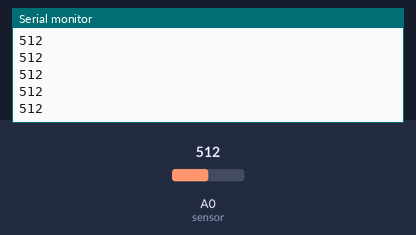
This sketch was run on a simulated ESP8266 (NodeMCU). Parts: the last lines printed to the serial monitor. The test bench sets the inputs (shaded band); at power-on: A0 (sensor) = 512. WiFi joins after 1.5 s; servers stay silent unless stated.

Above: at 5.0 s.
5.1 s: A0 (sensor) set to 716
At 5.9 s:
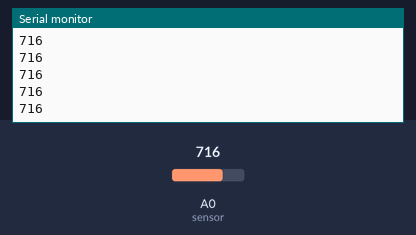
6.6 s: A0 (sensor) set to 900
At 7.5 s:
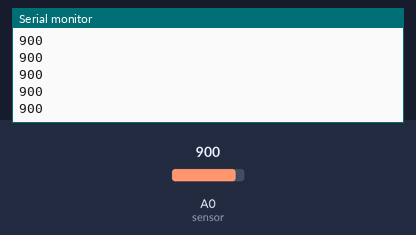
Timing chart, 0 to 9.6 s (numbered marks = the images above; inputs shaded):
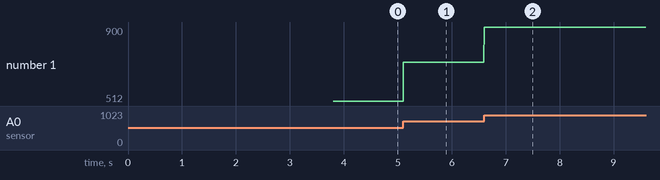

Measured:
- after the input at 5.1 s, the serial monitor: prints a new line at once (image 1)
- after the input at 6.6 s, the serial monitor: prints a new line at once (image 2)
- plotted number 1: 512 → 716 after the input at 5.1 s, 716 → 900 after the input at 6.6 s

The sketch:

LdrWithBlynk.ino
```cpp
#include <ESP8266WiFi.h>
#include <BlynkSimpleEsp8266.h>

#define SSID ""
#define PASS ""
#define AUTH ""

#define sensor  A0      //Pino analógico em que o sensor está conectado.
int valorSensor = 0; //Usada para ler o valor do sensor em tempo real.

void FazConexaoWiFi(void)
{
    delay(1000);
    Blynk.begin(AUTH, SSID, PASS);
    delay(1000);
}
//Função setup, executado uma vez ao ligar o Arduino.
void setup(){
  //Ativando o serial monitor que exibirá os valores lidos no sensor.
  Serial.begin(9600);
  pinMode(sensor, INPUT);
  FazConexaoWiFi();
  loop();
}

//Função loop, executado enquanto o Arduino estiver ligado.
void loop(){
  Blynk.run();
  //Lendo o valor do sensor.
  int valorSensor = analogRead(sensor);
  Blynk.virtualWrite(13, valorSensor);
  Serial.println(valorSensor);

}
```
